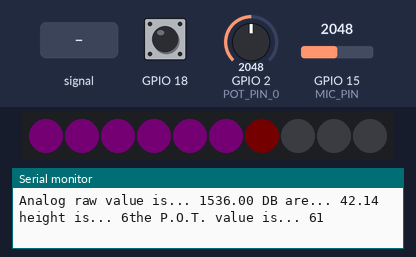
Recording of a sketch running on a simulated ESP32. Parts: 10 RGB LEDs in strip order, left to right, the last lines printed to the serial monitor. The test bench sets the inputs (shaded band); at power-on: GPIO 2 (POT_PIN_0) = 2048, GPIO 18 HIGH, GPIO 15 (MIC_PIN) = 2048. Dim RGB values are drawn brighter than linear.

Above: at 1.3 s.
1.4 s: GPIO 2 (POT_PIN_0) set to 2458
At 3.2 s:
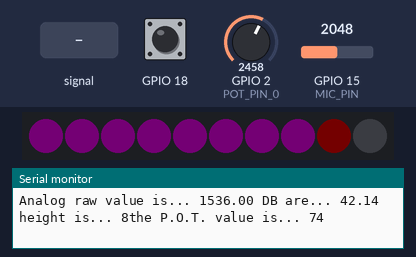
3.6 s: GPIO 2 (POT_PIN_0) set to 2548
At 5.1 s:
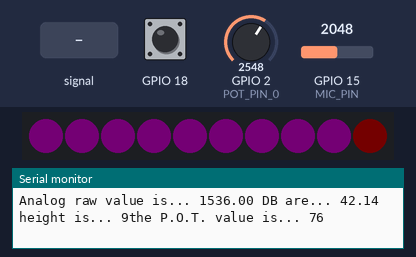
5.6 s: GPIO 15 (MIC_PIN) fed a 200 Hz sine of ±1023 counts around its level
At 7.0 s:
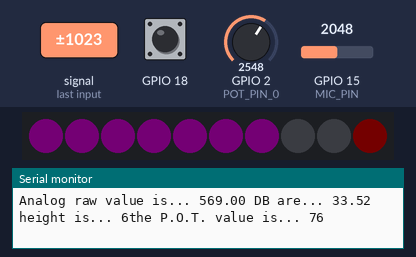
9.6 s: GPIO 18 pulled LOW for 1.2 s
At 14.6 s:
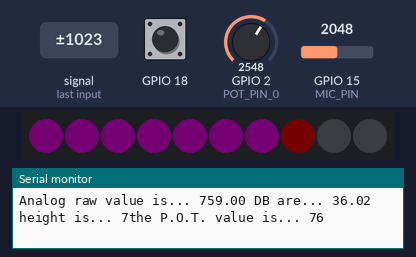
14.9 s: GPIO 15 (MIC_PIN) set to 491
At 15.5 s:
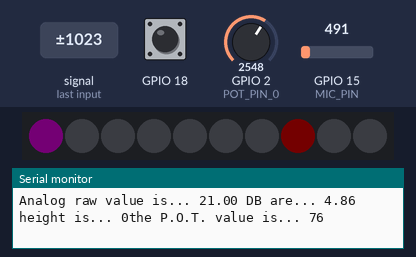
16.6 s: GPIO 15 (MIC_PIN) set to 80
At 18.6 s:
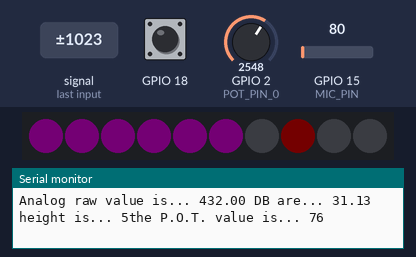
Timing chart, 0 to 19.6 s (numbered marks = the images above; inputs shaded):
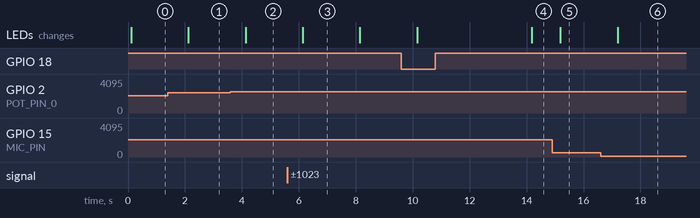

Measured:
- the behaviour switches between 2484 and 2485 on GPIO 2 (POT_PIN_0) (found by bisection; images 1 and 2)
- after the input at 1.4 s, the LEDs: change after 0.72 s (image 1)
- after the input at 3.6 s, the LEDs: change after 0.53 s (image 2)
- after the input at 5.6 s, the LEDs: change after 0.54 s (image 3)
- after the input at 9.6 s, the LEDs: first change after 0.56 s (image 4 shows a later state)
- after the input at 14.9 s, the LEDs: change after 0.28 s (image 5)
- after the input at 16.6 s, the LEDs: change after 0.59 s (image 6)

The sketch:

LEDSoun3.ino
```cpp
//Decible meter logic based on Vgnesh's code found here https://www.hackster.io/vignesh-jeyanthan-n/iot-based-power-decibel-meter-2a6ec8

#include <FastLED.h>

#define NUM_LEDS  10  // Number of pixels you are using
#define MIC_PIN   15  // Microphone is attached to Trinket GPIO #2/Gemma D2 (A1)
#define DATA_PIN    05  // NeoPixel LED strand is connected to GPIO #0 / D0
#define POT_PIN_0 02
#define DC_OFFSET  0  // DC offset in mic signal - if unusure, leave 0
#define NOISE     00  // Noise/hum/interference in mic signal
#define SAMPLES   60  // Length of buffer for dynamic level adjustment
#define TOP       (NUM_LEDS -1) // Allow dot to go slightly off scale
int
  vol[SAMPLES],       // Collection of prior volume samples
  minLvlAvg = 0,      // For dynamic adjustment of graph low & high
  maxLvlAvg = 120,
  height = 0,
  oldPeak = 0;
byte
  peak = 0,
  dotCount  = 0,      // Frame counter for delaying dot-falling speed
  volCount  = 0;      // Frame counter for storing past volume data


  uint8_t count = 0;


CRGB leds[NUM_LEDS];
//Construct a button for a reset.
struct Button {
  const uint8_t PIN;
  uint32_t numberKeyPresses;
  bool pressed;
};
Button button1 = {18, 0, false};

void IRAM_ATTR isr() {
  button1.numberKeyPresses += 1;
  button1.pressed = true;
}
void setup()
{
  // serial
  int q;
  Serial.begin(115200);
  delay(100);
  while (!Serial); // Wait untilSerial is ready - Leonardo
  Serial.println("Starting mic demo");
   FastLED.addLeds<NEOPIXEL, DATA_PIN>(leds, NUM_LEDS);
  FastLED.setMaxPowerInVoltsAndMilliamps(3.3,1000);
  // brightness = 75;
  FastLED.setBrightness(5);
  for(q=0; q<NUM_LEDS; q++) {
       leds[q].setRGB(0,0,0);
    }
  FastLED.show();
  pinMode(button1.PIN, INPUT_PULLUP);
  attachInterrupt(button1.PIN, isr, FALLING);
}

void loop()
{
  // what do we want to do?

  MeasureVolume();
  delay(1000);
  //MeasureFHT();
}

// measure basic properties of the input signal
// determine if analog or digital, determine range and average.
void MeasureVolume()
  {float dB = 0;
   float adc;
   int peak = ButtonAction();
   uint8_t  i;
   uint16_t minLvl, maxLvl;
   //int      n, height;
  adc = analogRead(MIC_PIN);
  //Added logic from Adafruit
  adc   = abs(adc - 512 - DC_OFFSET);            // Center on zero
  adc   = (adc <= (NOISE)) ? 0 : (adc - (NOISE));

  int PotPin = analogRead(POT_PIN_0);
  PotPin = map(PotPin, 0, 3975, 0, 120);
  dB = 20 * log10((adc/12.00)); //Convert ADC value to dB using Regression values
  //make lights happen.

  int max = (120 - PotPin) ;
  int min = 15;
  int height = map(dB, min, max, 0, NUM_LEDS);
  //Adafruit's height algorithm with DB...
  //height = TOP * (dB - minLvlAvg) / (long)(maxLvlAvg - minLvlAvg);
  if(height < 0L)       height = 0;      // Clip output
  else if(height > TOP) height = TOP;
  if (peak< height )     peak   = height; // Keep 'peak' dot at top
  if (count < 1) {
    oldPeak = height;
    maxLvlAvg = max;
  }

  vol[volCount] = dB;                      // Save sample for dynamic leveling
  if(++volCount >= SAMPLES) volCount = 0; // Advance/rollover sample counter


    //FastLED.show();
  for(int i=0; i<NUM_LEDS; i++) {
    //if(i == peak)
    //   leds[i].setRGB(50,   0, 0);
    if (i <= height)
     leds[i].setRGB(50,0,50);
    else if (i > height) //&& i != peak)
      leds[i].setRGB(0,0,0);
    }

   FastLED.show(); // Update strip
   // Draw peak dot

  if(peak > 0 && peak <= NUM_LEDS && peak >= oldPeak) oldPeak = peak;
  leds[oldPeak].setRGB(60,0,0);


   FastLED.show(); // Update strip

   // Get volume range of prior frames
  minLvl = maxLvl = vol[0];
  for(i=1; i<SAMPLES; i++) {
    if(vol[i] < minLvl)      minLvl = vol[i];
    else if(vol[i] > maxLvl) maxLvl = vol[i];
  }
  // minLvl and maxLvl indicate the volume range over prior frames, used
  // for vertically scaling the output graph (so it looks interesting
  // regardless of volume level).  If they're too close together though
  // (e.g. at very low volume levels) the graph becomes super coarse
  // and 'jumpy'...so keep some minimum distance between them (this
  // also lets the graph go to zero when no sound is playing):
 if((maxLvl - minLvl) < TOP) maxLvl = minLvl + TOP;
   minLvlAvg = (minLvlAvg * 63 + minLvl) >> 6; // Dampen min/max levels
   maxLvlAvg = (maxLvlAvg * 63 + maxLvl) >> 6; // (fake rolling average)
  count ++;

  Serial.print("Analog raw value is... " +String(adc));
  Serial.print(" DB are... " +String(dB));
  Serial.print(" height is... " +String(height));
  Serial.print("the P.O.T. value is... " +String(PotPin));
  Serial.println("");
}
int ButtonAction()
  {
    if (button1.pressed) {
      Serial.printf("Button 1 has been pressed %u times\n", button1.numberKeyPresses);
      count = 0;
      oldPeak = 0;
      peak = 1;
      button1.pressed = false;
  }
  return peak;
  }
```
